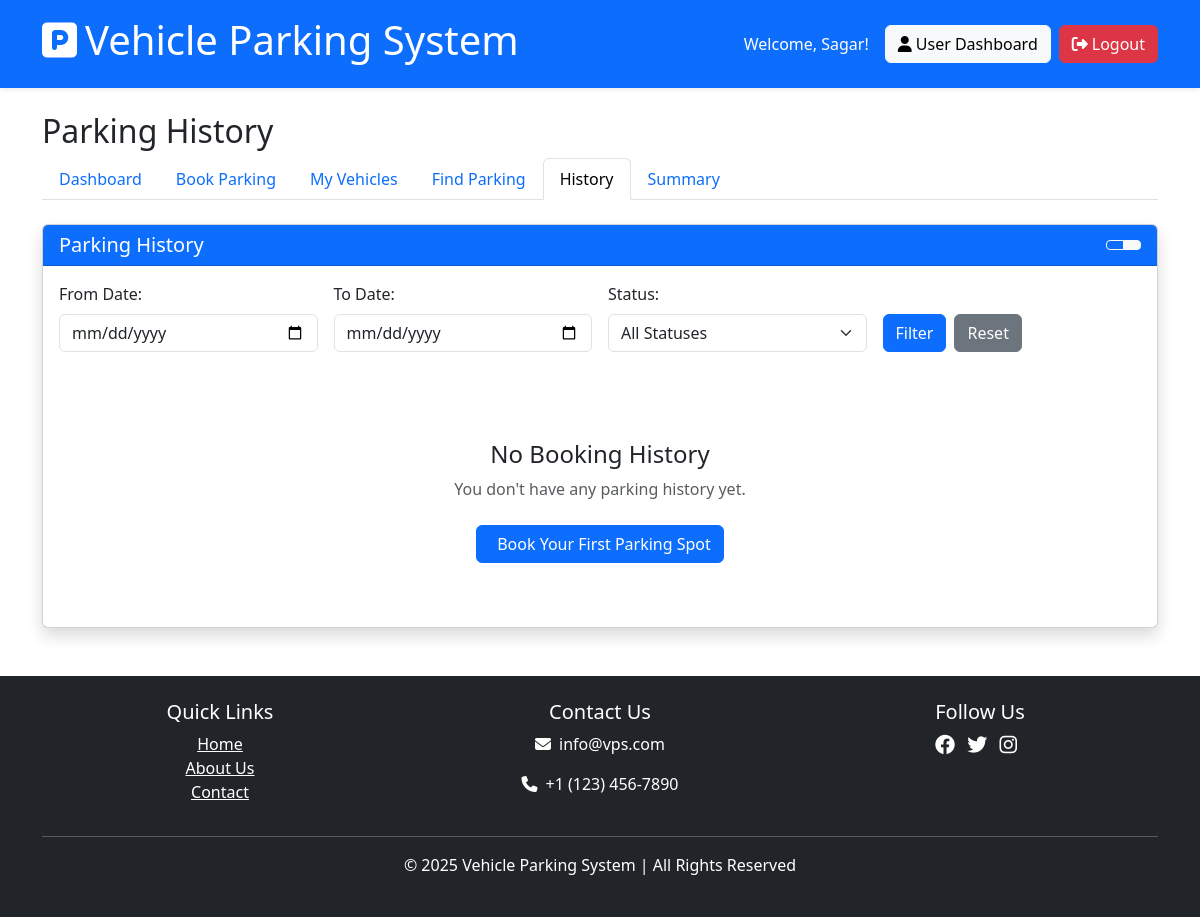
/user/history (signed in), run on an earlier commit of the app's database.
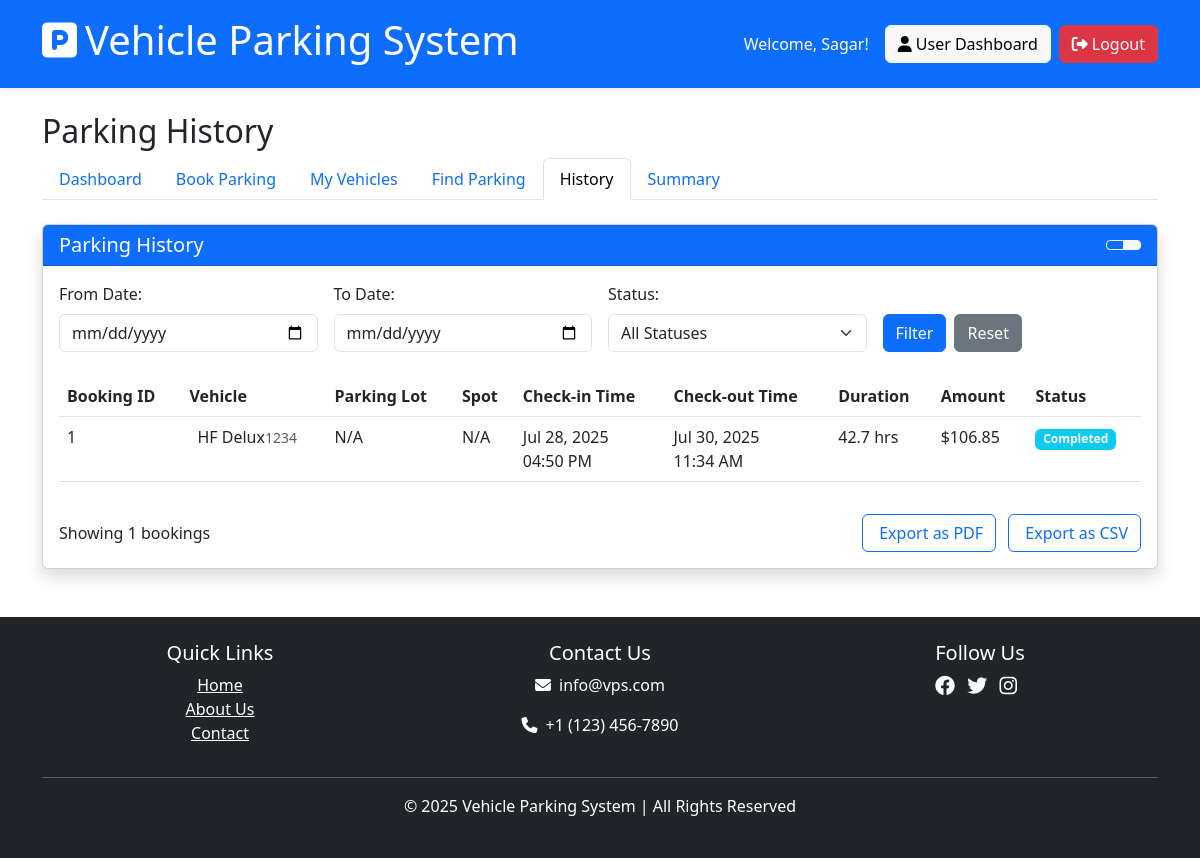
And on a later commit of the database.
### models/booking.py (models this page shows, shortened)
class Booking(db.Model):
    id = db.Column(db.Integer, primary_key=True)
    user_id = db.Column(db.Integer, db.ForeignKey('user.id'), nullable=False)
    parking_spot_id = db.Column(db.Integer, db.ForeignKey('parking_spot.id'), nullable=False)
    vehicle_id = db.Column(db.Integer, db.ForeignKey('vehicle.id'), nullable=True)  # Added foreign key to vehicle
    vehicle_reg = db.Column(db.String(20), nullable=True)  # Kept for backward compatibility
    parking_timestamp = db.Column(db.DateTime, default=lambda: datetime.now(timezone.utc))
    leaving_timestamp = db.Column(db.DateTime, nullable=True)
    total_cost = db.Column(db.Float, nullable=True)
    booking_status = db.Column(db.String(20), default='active')  # active, completed, cancelled
    created_on = db.Column(db.DateTime, default=lambda: datetime.now(timezone.utc))
    start_time = db.Column(db.DateTime, nullable=True)
    end_time = db.Column(db.DateTime, nullable=True)

### models/vehicle.py (models this page shows, shortened)
class Vehicle(db.Model):
    id = db.Column(db.Integer, primary_key=True)
    user_id = db.Column(db.Integer, db.ForeignKey('user.id'), nullable=False)
    model = db.Column(db.String(100), nullable=False)
    license_plate = db.Column(db.String(20), nullable=False, unique=True)
    vehicle_type = db.Column(db.String(20), default='standard')  # standard, compact, SUV, electric, etc.
    color = db.Column(db.String(20))
    created_on = db.Column(db.DateTime, default=lambda: datetime.now(timezone.utc))
    bookings = db.relationship('Booking', backref='vehicle', lazy=True)

### routes/user_routes.py (the view)
@user_bp.route('/history')
@login_required
@user_required
def history():
    bookings = Booking.query.filter(
        Booking.user_id == current_user.id,
        Booking.leaving_timestamp.isnot(None)
    ).order_by(Booking.leaving_timestamp.desc()).all()
    return render_template('user/history.html', bookings=bookings)

### extensions.py (called while the page is built)
@login_manager.user_loader
def load_user(user_id):
    from models.admin import Admin
    from models.user import User
    admin = Admin.query.get(int(user_id))
    if admin:
        return admin
    return User.query.get(int(user_id))

### routes/user_routes.py (called while the page is built)
def user_required(f):
    from functools import wraps
    @wraps(f)
    def decorated_function(*args, **kwargs):
        from models.admin import Admin
        if isinstance(current_user, Admin):
            flash('This feature is only for regular users.', 'danger')
            return redirect(url_for('admin.dashboard'))
        return f(*args, **kwargs)
    return decorated_function

### templates/user/history.html (shortened to what the changed rows need)
{% extends 'shared/base.html' %}
{% block content %}
<div class="row mb-4">
    <div class="col-12">
        <h2>Parking History</h2>
    </div>
</div>
<div class="row mb-4">
    <div class="col-12">
        <div class="card shadow">
            <div class="card-body">
                {% if bookings %}
                <div id="table-view">
                    <div class="table-responsive">
                        <table class="table table-hover">
                            <thead>
                                <tr>
                                    <th>Booking ID</th>
                                    <th>Vehicle</th>
                                    <th>Parking Lot</th>
                                    <th>Spot</th>
                                    <th>Check-in Time</th>
                                    <th>Check-out Time</th>
                                    <th>Duration</th>
                                    <th>Amount</th>
                                    <th>Status</th>
                                </tr>
                            </thead>
                            <tbody>
                                {% for booking in bookings %}
                                {% set spot = booking.parking_spot %}
                                {% set vehicle = booking.vehicle %}
                                <tr>
                                    <td>{{ booking.id }}</td>
                                    <td>
                                        <div class="d-flex align-items-center">
                                            {% if vehicle %}
                                                {{ vehicle.model }} <br>
                                                <small class="text-muted">{{ vehicle.license_plate }}</small>
                                            {% else %}
                                                {{ booking.vehicle_reg or 'N/A' }}
                                            {% endif %}
                                        </div>
                                    </td>
                                    <td>{{ spot.parking_lot.name if spot and spot.parking_lot else 'N/A' }}</td>
                                    <td>{{ spot.spot_number if spot else 'N/A' }}</td>
                                    <td>{{ booking.parking_timestamp.strftime('%b %d, %Y<br>%I:%M %p')|safe }}</td>
                                    <td>{{ booking.leaving_timestamp.strftime('%b %d, %Y<br>%I:%M %p')|safe if booking.leaving_timestamp else '--' }}</td>
                                    <td>
                                        {% if booking.leaving_timestamp %}
                                            {% set duration_hours = ((booking.leaving_timestamp - booking.parking_timestamp).total_seconds() / 3600) | round(1) %}
                                            {{ duration_hours }} hrs
                                        {% else %}
                                            --
                                        {% endif %}
                                    </td>
                                    <td>${{ booking.total_cost|round(2) if booking.total_cost else '--' }}</td>
                                    <td>
                                        <span class="badge {% if booking.booking_status == 'active' %}bg-success{% elif booking.booking_status == 'completed' %}bg-info{% elif booking.booking_status == 'cancelled' %}bg-danger{% else %}bg-secondary{% endif %}">
                                            {{ booking.booking_status|capitalize }}
                                        </span>
                                    </td>
                                </tr>
                                {% endfor %}
                            </tbody>
                        </table>
                    </div>
                </div>
                <div class="mt-3 d-flex justify-content-between align-items-center">
                    <p class="mb-0">Showing {{ bookings|length }} bookings</p>
                    <div>
                        <button class="btn btn-outline-primary me-2" id="export-pdf">
                             Export as PDF
                        </button>
                        <button class="btn btn-outline-primary" id="export-csv">
                             Export as CSV
                        </button>
                    </div>
                </div>
                {% else %}
                <div class="text-center py-5">
                    <h4 class="mt-3">No Booking History</h4>
                    <p class="text-muted">You don't have any parking history yet.</p>
                    <a href="{{ url_for('user.book_parking') }}" class="btn btn-primary mt-2">
                        Book Your First Parking Spot
                    </a>
                </div>
                {% endif %}
            </div>
        </div>
    </div>
</div>
{% endblock %}

What changed in the data, as far as the page shows it:
now on this page (row edited): Booking: id "1", parking_lot "N/A", spot_number "N/A", parking_timestamp "Jul 28, 2025 04:50 PM", leaving_timestamp "Jul 30, 2025 11:34 AM", duration_hours "42.7", total_cost "106.85", booking_status "Completed"
now on this page (row unchanged): Vehicle: model "HF Delux", license_plate "1234"
Also different on the page:
{{ bookings|length }}: (not shown) → "1"
text no longer shown: "No Booking History You don't have any parking history yet. Book Your First Parking Spot"
text now shown: "Booking ID Vehicle Parking Lot Spot Check-in Time Check-out Time Duration Amount Status Showing bookings Export as PDF Export as CSV"
